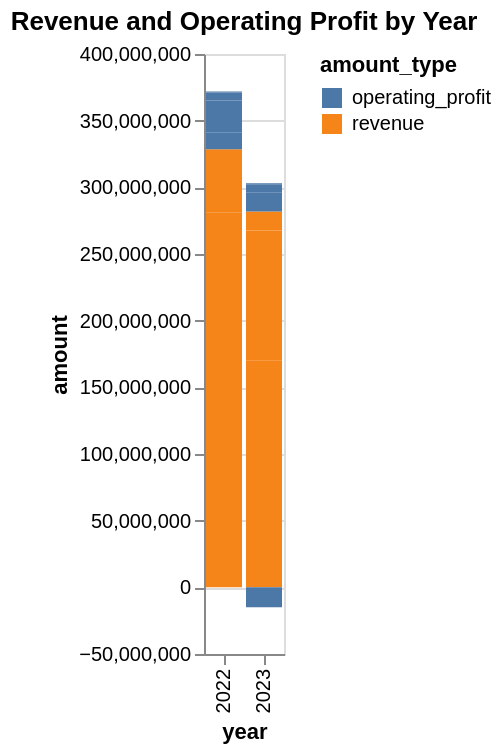
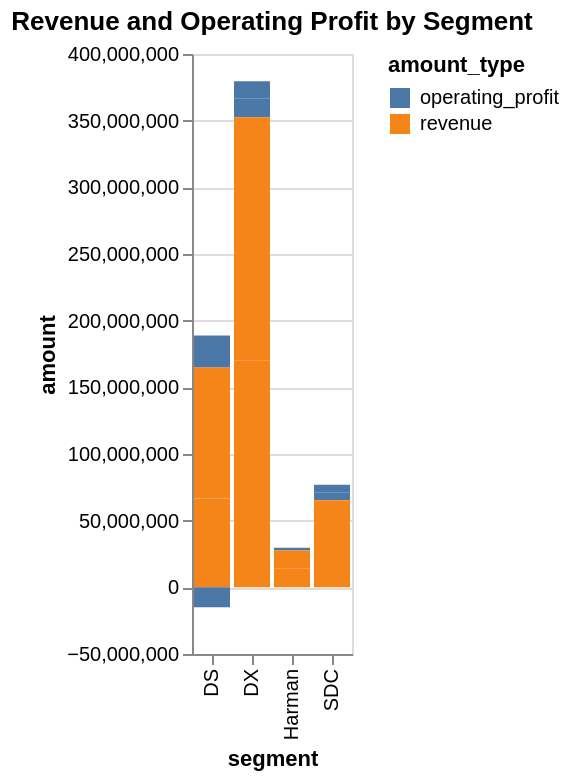
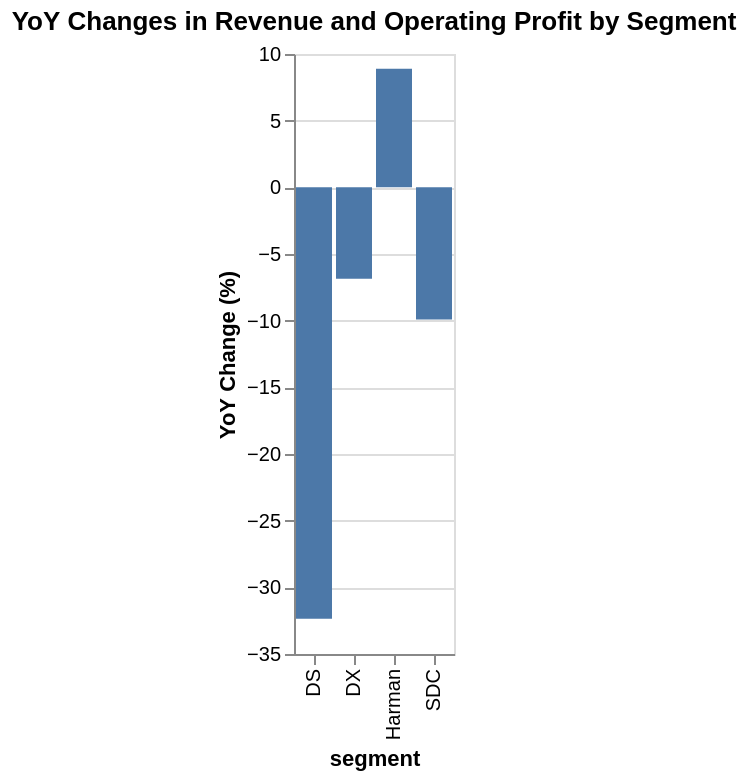
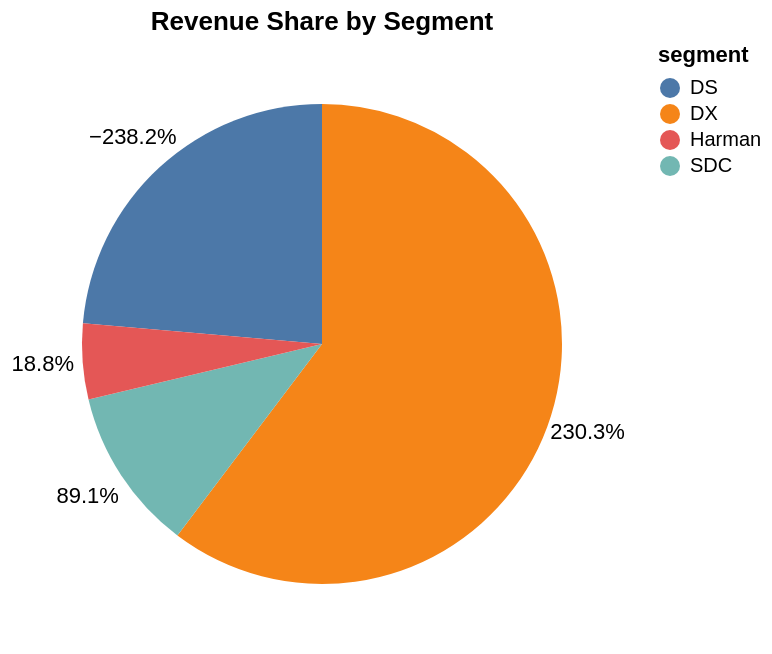

Notebook code for these charts, in order:
### Code cell
import altair as alt
import pandas as pd

# Load the data into dictionaries
data_2023 = {
    'revenue': [169992337, 66594471, 30975373, 14388454],
    'operating_profit': [14384705, -14879458, 5566478, 1173702],
    'segment': ['DX', 'DS', 'SDC', 'Harman']
}

data_2022 = {
    'revenue': [182489720, 98455270, 34382619, 13213694],
    'operating_profit': [12746074, 23815810, 5952973, 880548],
    'segment': ['DX', 'DS', 'SDC', 'Harman']
}

# Convert dictionaries into DataFrames
df_2023 = pd.DataFrame(data_2023)
df_2022 = pd.DataFrame(data_2022)

# Calculate YoY changes
df_2023['revenue_yoy'] = (df_2023['revenue'] - df_2022['revenue']) / df_2022['revenue'] * 100
df_2023['operating_profit_yoy'] = (df_2023['operating_profit'] - df_2022['operating_profit']) / df_2022['operating_profit'] * 100

# Calculate segment shares
df_2023['revenue_share'] = df_2023['revenue'] / df_2023['revenue'].sum() * 100
df_2023['operating_profit_share'] = df_2023['operating_profit'] / df_2023['operating_profit'].sum() * 100

# Melt the DataFrame for easier plotting
df_2023_melted = pd.melt(
    df_2023,
    id_vars='segment',
    value_vars=['revenue', 'operating_profit'],
    var_name='amount_type',
    value_name='amount'
)

df_2022['amount_type'] = 'revenue'
df_2022['amount'] = df_2022['revenue']
df_2022_melted = pd.concat([df_2022, df_2022.assign(amount_type='operating_profit', amount=df_2022['operating_profit'])])

# Bar chart for revenue and operating profit by year
chart1 = alt.Chart(
    pd.concat([df_2023_melted.assign(year=2023), df_2022_melted.assign(year=2022)]),
    title="Revenue and Operating Profit by Year"
).mark_bar().encode(
    x='year:O',
    y='amount',
    color='amount_type',
    tooltip=['year', 'amount_type', 'amount']
).interactive()

# Bar chart for revenue and operating profit by segment
chart2 = alt.Chart(
    pd.concat([df_2023_melted.assign(year=2023), df_2022_melted.assign(year=2022)]),
    title="Revenue and Operating Profit by Segment"
).mark_bar().encode(
    x='segment:O',
    y='amount',
    color='amount_type',
    tooltip=['segment', 'amount_type', 'amount']
).interactive()

# Bar chart for YoY changes
chart3 = alt.Chart(
    df_2023,
    title="YoY Changes in Revenue and Operating Profit by Segment"
).mark_bar().encode(
    x='segment:O',
    y=alt.Y('revenue_yoy', title='YoY Change (%)'),
    tooltip=['segment', 'revenue_yoy']
).interactive()

# Pie chart for revenue share
df_2023['percentage'] = df_2023['revenue_share'] / 100
base = alt.Chart(df_2023).encode(theta=alt.Theta('revenue_share:Q', stack=True)).properties(title='Revenue Share by Segment')

pie = base.mark_arc(outerRadius=120).encode(
    color=alt.Color('segment:N'),
    order=alt.Order('percentage', sort='descending'),
    tooltip=['segment', alt.Tooltip('revenue_share', format='.1%')],
)

text = base.mark_text(radius=140).encode(
    text=alt.Text('percentage', format='.1%'),
    order=alt.Order('percentage', sort='descending'),
    color=alt.value('black')
)

chart4 = pie + text

# Pie chart for operating profit share
df_2023['percentage'] = df_2023['operating_profit_share'] / 100
base = alt.Chart(df_2023).encode(theta=alt.Theta('operating_profit_share:Q', stack=True)).properties(title='Operating Profit Share by Segment')

pie = base.mark_arc(outerRadius=120).encode(
    color=alt.Color('segment:N'),
    order=alt.Order('percentage', sort='descending'),
    tooltip=['segment', alt.Tooltip('operating_profit_share', format='.1%')],
)

text = base.mark_text(radius=140).encode(
    text=alt.Text('percentage', format='.1%'),
    order=alt.Order('percentage', sort='descending'),
    color=alt.value('black')
)

chart5 = pie + text

# Display the charts
chart1.display()
chart2.display()
chart3.display()
chart4.display()
chart5.display()

### Figure 1 — Vega-Lite specification as saved in the notebook (floating-point values rounded to 4 significant figures)
{"config": {"view": {"continuousWidth": 300, "continuousHeight": 300}}, "data": {"name": "data-4512f24f0cc08b9a27964f6e92d1fd23"}, "mark": {"type": "bar"}, "encoding": {"color": {"field": "amount_type", "type": "nominal"}, "tooltip": [{"field": "year", "type": "quantitative"}, {"field": "amount_type", "type": "nominal"}, {"field": "amount", "type": "quantitative"}], "x": {"field": "year", "type": "ordinal"}, "y": {"field": "amount", "type": "quantitative"}}, "params": [{"name": "param_1", "select": {"type": "interval", "encodings": ["x", "y"]}, "bind": "scales"}], "title": "Revenue and Operating Profit by Year", "$schema": "https://vega.github.io/schema/vega-lite/v5.20.1.json", "datasets": {"data-4512f24f0cc08b9a27964f6e92d1fd23": [{"segment": "DX", "amount_type": "revenue", "amount": 169992337, "year": 2023, "revenue": null, "operating_profit": null}, {"segment": "DS", "amount_type": "revenue", "amount": 66594471, "year": 2023, "revenue": null, "operating_profit": null}, {"segment": "SDC", "amount_type": "revenue", "amount": 30975373, "year": 2023, "revenue": null, "operating_profit": null}, {"segment": "Harman", "amount_type": "revenue", "amount": 14388454, "year": 2023, "revenue": null, "operating_profit": null}, {"segment": "DX", "amount_type": "operating_profit", "amount": 14384705, "year": 2023, "revenue": null, "operating_profit": null}, {"segment": "DS", "amount_type": "operating_profit", "amount": -14879458, "year": 2023, "revenue": null, "operating_profit": null}, {"segment": "SDC", "amount_type": "operating_profit", "amount": 5566478, "year": 2023, "revenue": null, "operating_profit": null}, {"segment": "Harman", "amount_type": "operating_profit", "amount": 1173702, "year": 2023, "revenue": null, "operating_profit": null}, {"segment": "DX", "amount_type": "revenue", "amount": 182489720, "year": 2022, "revenue": 182500000.0, "operating_profit": 12750000.0}, {"segment": "DS", "amount_type": "revenue", "amount": 98455270, "year": 2022, "revenue": 98460000.0, "operating_profit": 23820000.0}, {"segment": "SDC", "amount_type": "revenue", "amount": 34382619, "year": 2022, "revenue": 34380000.0, "operating_profit": 5953000.0}, {"segment": "Harman", "amount_type": "revenue", "amount": 13213694, "year": 2022, "revenue": 13210000.0, "operating_profit": 880500.0}, {"segment": "DX", "amount_type": "operating_profit", "amount": 12746074, "year": 2022, "revenue": 182500000.0, "operating_profit": 12750000.0}, {"segment": "DS", "amount_type": "operating_profit", "amount": 23815810, "year": 2022, "revenue": 98460000.0, "operating_profit": 23820000.0}, {"segment": "SDC", "amount_type": "operating_profit", "amount": 5952973, "year": 2022, "revenue": 34380000.0, "operating_profit": 5953000.0}, {"segment": "Harman", "amount_type": "operating_profit", "amount": 880548, "year": 2022, "revenue": 13210000.0, "operating_profit": 880500.0}]}}

### Figure 2 — Vega-Lite specification as saved in the notebook (floating-point values rounded to 4 significant figures)
{"config": {"view": {"continuousWidth": 300, "continuousHeight": 300}}, "data": {"name": "data-4512f24f0cc08b9a27964f6e92d1fd23"}, "mark": {"type": "bar"}, "encoding": {"color": {"field": "amount_type", "type": "nominal"}, "tooltip": [{"field": "segment", "type": "nominal"}, {"field": "amount_type", "type": "nominal"}, {"field": "amount", "type": "quantitative"}], "x": {"field": "segment", "type": "ordinal"}, "y": {"field": "amount", "type": "quantitative"}}, "params": [{"name": "param_2", "select": {"type": "interval", "encodings": ["x", "y"]}, "bind": "scales"}], "title": "Revenue and Operating Profit by Segment", "$schema": "https://vega.github.io/schema/vega-lite/v5.20.1.json", "datasets": {"data-4512f24f0cc08b9a27964f6e92d1fd23": [{"segment": "DX", "amount_type": "revenue", "amount": 169992337, "year": 2023, "revenue": null, "operating_profit": null}, {"segment": "DS", "amount_type": "revenue", "amount": 66594471, "year": 2023, "revenue": null, "operating_profit": null}, {"segment": "SDC", "amount_type": "revenue", "amount": 30975373, "year": 2023, "revenue": null, "operating_profit": null}, {"segment": "Harman", "amount_type": "revenue", "amount": 14388454, "year": 2023, "revenue": null, "operating_profit": null}, {"segment": "DX", "amount_type": "operating_profit", "amount": 14384705, "year": 2023, "revenue": null, "operating_profit": null}, {"segment": "DS", "amount_type": "operating_profit", "amount": -14879458, "year": 2023, "revenue": null, "operating_profit": null}, {"segment": "SDC", "amount_type": "operating_profit", "amount": 5566478, "year": 2023, "revenue": null, "operating_profit": null}, {"segment": "Harman", "amount_type": "operating_profit", "amount": 1173702, "year": 2023, "revenue": null, "operating_profit": null}, {"segment": "DX", "amount_type": "revenue", "amount": 182489720, "year": 2022, "revenue": 182500000.0, "operating_profit": 12750000.0}, {"segment": "DS", "amount_type": "revenue", "amount": 98455270, "year": 2022, "revenue": 98460000.0, "operating_profit": 23820000.0}, {"segment": "SDC", "amount_type": "revenue", "amount": 34382619, "year": 2022, "revenue": 34380000.0, "operating_profit": 5953000.0}, {"segment": "Harman", "amount_type": "revenue", "amount": 13213694, "year": 2022, "revenue": 13210000.0, "operating_profit": 880500.0}, {"segment": "DX", "amount_type": "operating_profit", "amount": 12746074, "year": 2022, "revenue": 182500000.0, "operating_profit": 12750000.0}, {"segment": "DS", "amount_type": "operating_profit", "amount": 23815810, "year": 2022, "revenue": 98460000.0, "operating_profit": 23820000.0}, {"segment": "SDC", "amount_type": "operating_profit", "amount": 5952973, "year": 2022, "revenue": 34380000.0, "operating_profit": 5953000.0}, {"segment": "Harman", "amount_type": "operating_profit", "amount": 880548, "year": 2022, "revenue": 13210000.0, "operating_profit": 880500.0}]}}

### Figure 3 — Vega-Lite specification as saved in the notebook (floating-point values rounded to 4 significant figures)
{"config": {"view": {"continuousWidth": 300, "continuousHeight": 300}}, "data": {"name": "data-3f038a758d28afaf68eaf5e3c9299ee0"}, "mark": {"type": "bar"}, "encoding": {"tooltip": [{"field": "segment", "type": "nominal"}, {"field": "revenue_yoy", "type": "quantitative"}], "x": {"field": "segment", "type": "ordinal"}, "y": {"field": "revenue_yoy", "title": "YoY Change (%)", "type": "quantitative"}}, "params": [{"name": "param_3", "select": {"type": "interval", "encodings": ["x", "y"]}, "bind": "scales"}], "title": "YoY Changes in Revenue and Operating Profit by Segment", "$schema": "https://vega.github.io/schema/vega-lite/v5.20.1.json", "datasets": {"data-3f038a758d28afaf68eaf5e3c9299ee0": [{"revenue": 169992337, "operating_profit": 14384705, "segment": "DX", "revenue_yoy": -6.848, "operating_profit_yoy": 12.86, "revenue_share": 60.29, "operating_profit_share": 230.3, "percentage": 2.303}, {"revenue": 66594471, "operating_profit": -14879458, "segment": "DS", "revenue_yoy": -32.36, "operating_profit_yoy": -162.5, "revenue_share": 23.62, "operating_profit_share": -238.2, "percentage": -2.382}, {"revenue": 30975373, "operating_profit": 5566478, "segment": "SDC", "revenue_yoy": -9.91, "operating_profit_yoy": -6.492, "revenue_share": 10.99, "operating_profit_share": 89.13, "percentage": 0.8913}, {"revenue": 14388454, "operating_profit": 1173702, "segment": "Harman", "revenue_yoy": 8.89, "operating_profit_yoy": 33.29, "revenue_share": 5.103, "operating_profit_share": 18.79, "percentage": 0.1879}]}}

### Figure 4 — Vega-Lite specification as saved in the notebook (floating-point values rounded to 4 significant figures)
{"config": {"view": {"continuousWidth": 300, "continuousHeight": 300}}, "layer": [{"mark": {"type": "arc", "outerRadius": 120}, "encoding": {"color": {"field": "segment", "type": "nominal"}, "order": {"field": "percentage", "sort": "descending", "type": "quantitative"}, "theta": {"field": "revenue_share", "stack": true, "type": "quantitative"}, "tooltip": [{"field": "segment", "type": "nominal"}, {"field": "revenue_share", "format": ".1%", "type": "quantitative"}]}, "title": "Revenue Share by Segment"}, {"mark": {"type": "text", "radius": 140}, "encoding": {"color": {"value": "black"}, "order": {"field": "percentage", "sort": "descending", "type": "quantitative"}, "text": {"field": "percentage", "format": ".1%", "type": "quantitative"}, "theta": {"field": "revenue_share", "stack": true, "type": "quantitative"}}, "title": "Revenue Share by Segment"}], "data": {"name": "data-3f038a758d28afaf68eaf5e3c9299ee0"}, "$schema": "https://vega.github.io/schema/vega-lite/v5.20.1.json", "datasets": {"data-3f038a758d28afaf68eaf5e3c9299ee0": [{"revenue": 169992337, "operating_profit": 14384705, "segment": "DX", "revenue_yoy": -6.848, "operating_profit_yoy": 12.86, "revenue_share": 60.29, "operating_profit_share": 230.3, "percentage": 2.303}, {"revenue": 66594471, "operating_profit": -14879458, "segment": "DS", "revenue_yoy": -32.36, "operating_profit_yoy": -162.5, "revenue_share": 23.62, "operating_profit_share": -238.2, "percentage": -2.382}, {"revenue": 30975373, "operating_profit": 5566478, "segment": "SDC", "revenue_yoy": -9.91, "operating_profit_yoy": -6.492, "revenue_share": 10.99, "operating_profit_share": 89.13, "percentage": 0.8913}, {"revenue": 14388454, "operating_profit": 1173702, "segment": "Harman", "revenue_yoy": 8.89, "operating_profit_yoy": 33.29, "revenue_share": 5.103, "operating_profit_share": 18.79, "percentage": 0.1879}]}}
